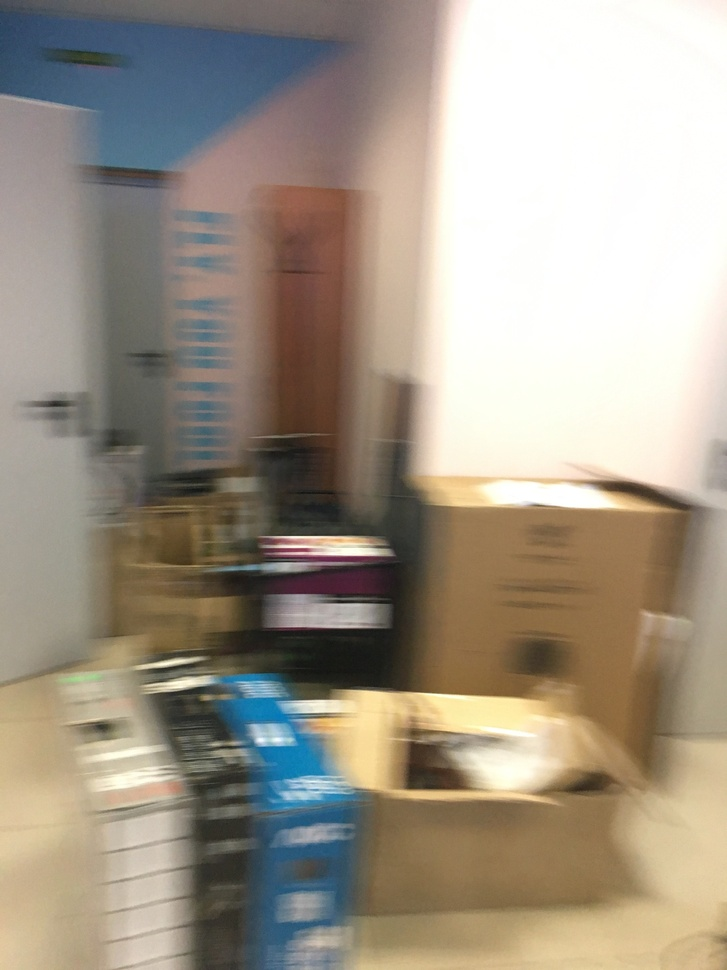
#> input picture data/toy_dataset/0_IPHONE-SE_M.JPG, 727 x 970 px, shrunk from 1536 x 2048 before the run
$ python -i utils.py   (imports and definitions only)   (older library calls are emulated)
#> lines starting #> are read from the running program, lines starting #| are printed output that depends on the picture
import cv2
import numpy as np

def compute_gradient(source, type='x', ddepth = cv2.CV_64F):
    if(type == 'x'):
        a = cv2.Sobel(source,ddepth,dx=1,dy=0)
    if(type == 'xx'):
        a = cv2.Sobel(source,ddepth,dx=2,dy=0)
    if(type == 'y'):
        a = cv2.Sobel(source,ddepth,dx=0,dy=1)
    if(type == 'yy'):
        a = cv2.Sobel(source,ddepth,dx=0,dy=2)
    if(type == 'xy'):
        a = cv2.Sobel(source,ddepth,dx=1,dy=1)

    return a

def Phi_func(x, threshold, k = 2.7, a = 6.1e-4, b = 5):
    return np.where(np.abs(x) <= threshold, -k*np.abs(x), -b-a*x**2)

def toeplitz_matrix(input, kernel_size):
    height, width = input.shape
    p = int((kernel_size - 1) / 2)
    result = np.zeros(( height*width, kernel_size**2))
    input_c = np.pad(input[:, :], ((p,p),(p,p)), 'constant', constant_values=0)
    for i in range(height):
        for j in range(width):
            local_mat = input_c[i:i+kernel_size, j:j+kernel_size]
            local_mat = local_mat.flatten()
            result[i*width + j,:] = local_mat

    return result # (3, height, width) 느낌으로 출력

>>> import cv2
>>> picture = cv2.imread('data/toy_dataset/0_IPHONE-SE_M.JPG')
#> picture is the input picture: shape (970, 727, 3); mean B, G, R 136.4, 151, 160.8
>>> result = compute_gradient(picture)
#> in compute_gradient, `a = cv2.Sobel(source,ddepth,dx=1,dy=0)`:
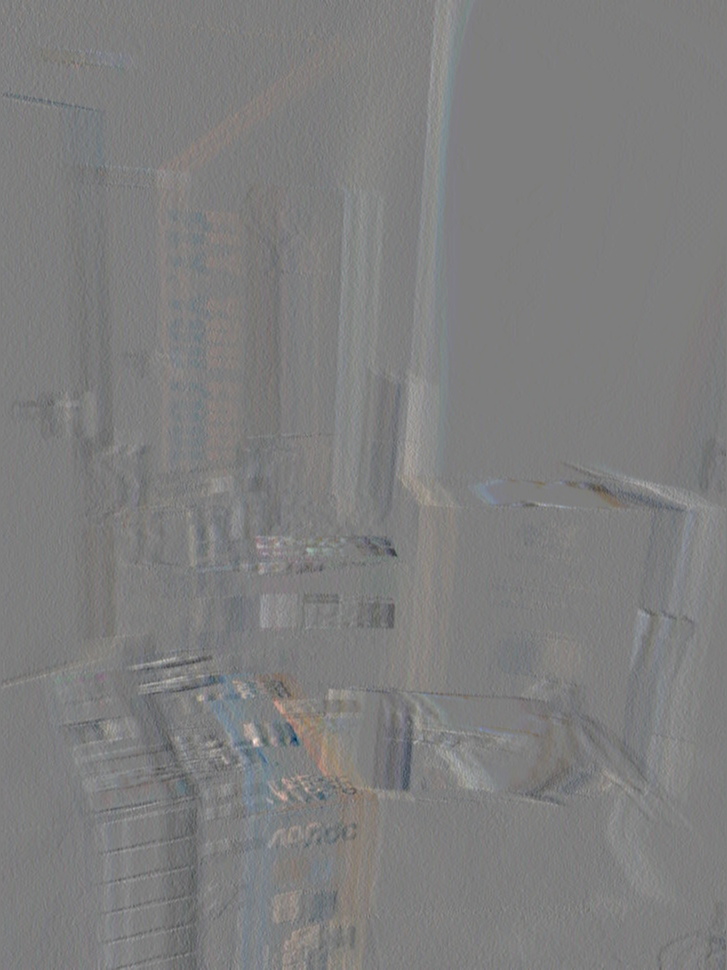
#> a: shape (970, 727, 3) float64; mean B, G, R 0.5, 0.5, 0.5; drawn with min black and max white

$ run again, on data/toy_dataset/31_IPHONE-SE_M.jpg
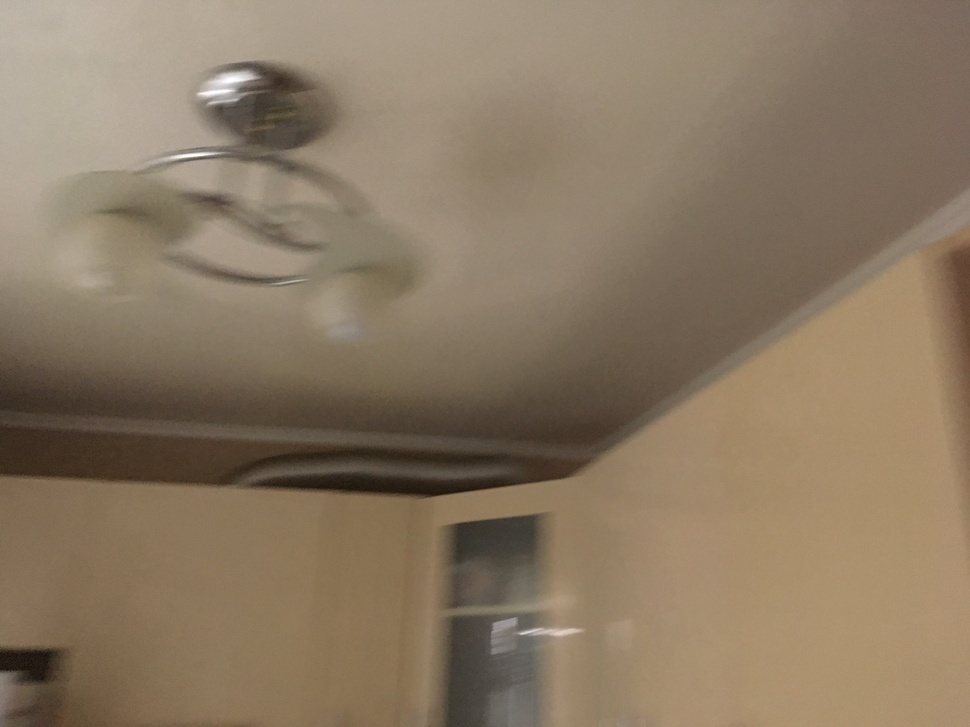
#> input picture data/toy_dataset/31_IPHONE-SE_M.jpg, 970 x 727 px, shrunk from 2048 x 1536 before the run
#> picture is the input picture: shape (727, 970, 3); mean B, G, R 98.6, 120.6, 138.4
#> in compute_gradient, `a = cv2.Sobel(source,ddepth,dx=1,dy=0)`:
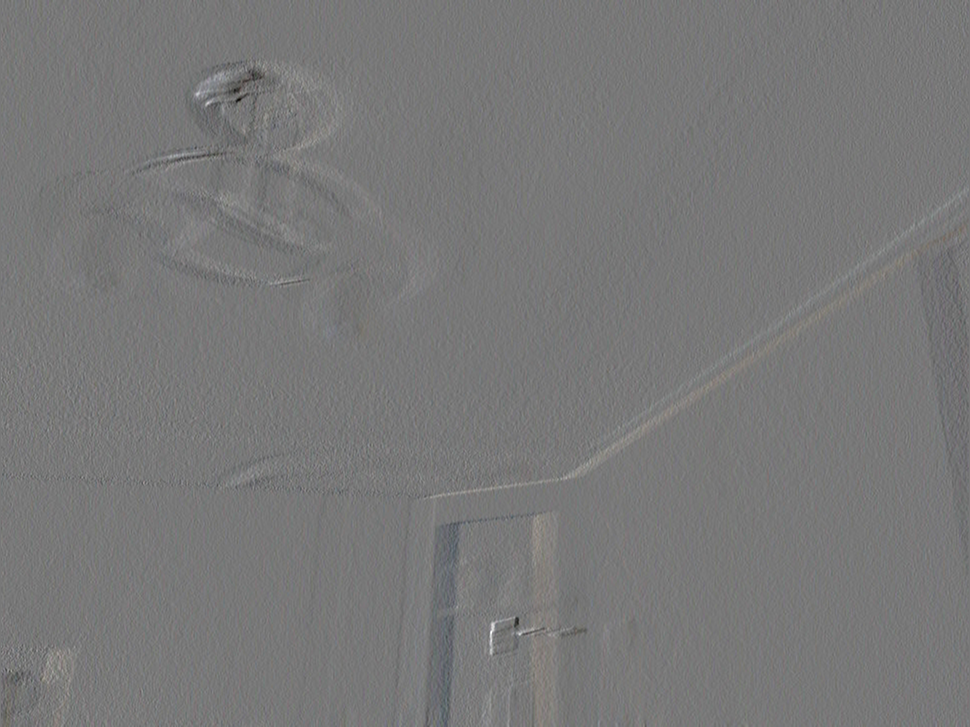
#> a: shape (727, 970, 3) float64; mean B, G, R -0.1, -0.1, 0; drawn with min black and max white

$ run again, on data/toy_dataset/51_IPHONE-SE_M.jpg
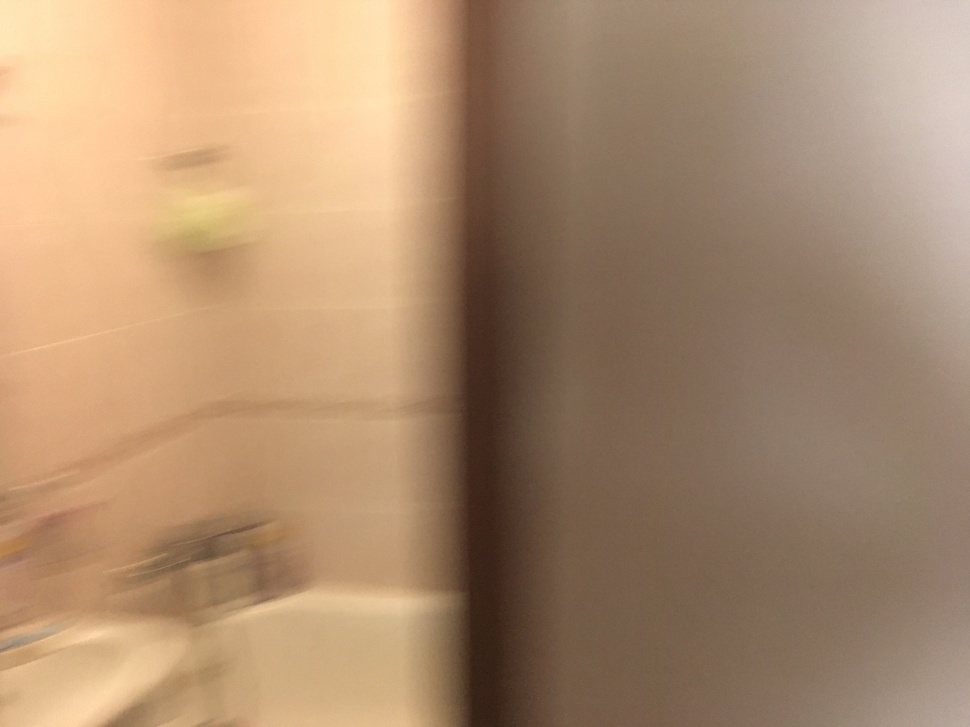
#> input picture data/toy_dataset/51_IPHONE-SE_M.jpg, 970 x 727 px, shrunk from 2048 x 1536 before the run
#> picture is the input picture: shape (727, 970, 3); mean B, G, R 110.7, 140.4, 171.9
#> in compute_gradient, `a = cv2.Sobel(source,ddepth,dx=1,dy=0)`:
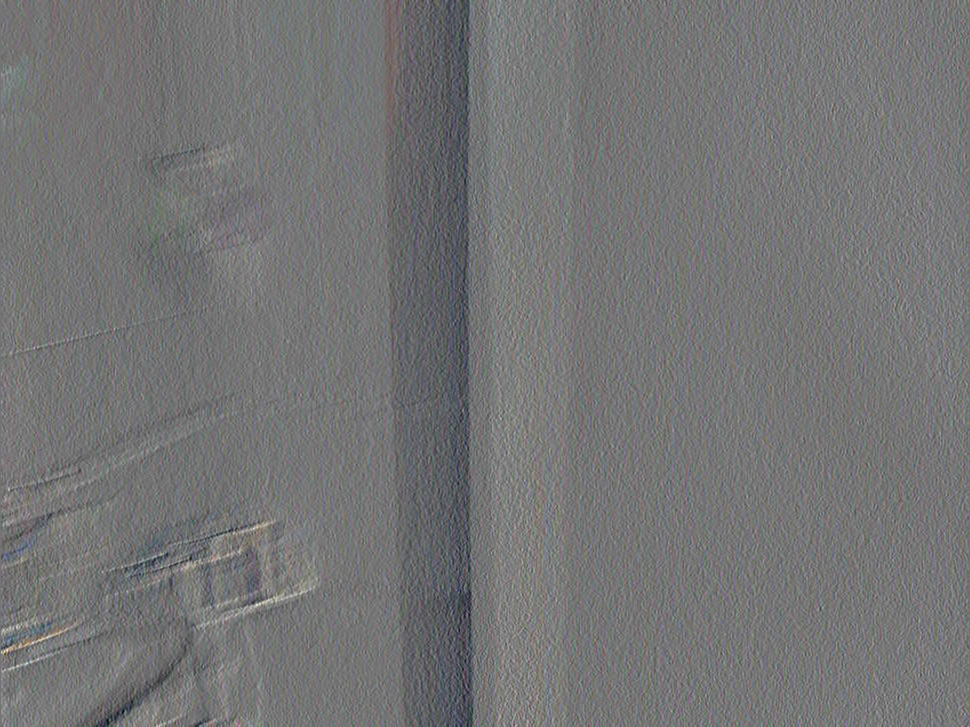
#> a: shape (727, 970, 3) float64; mean B, G, R 0.1, -0.1, -0.3; drawn with min black and max white

$ run again, on data/toy_dataset/57_IPHONE-SE_M.jpg
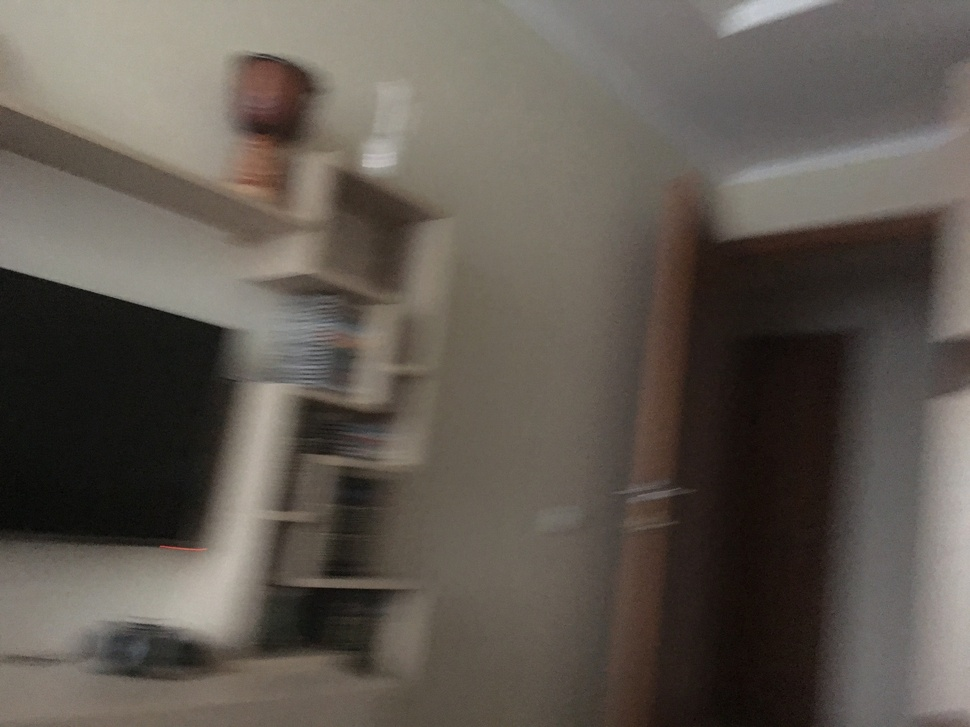
#> input picture data/toy_dataset/57_IPHONE-SE_M.jpg, 970 x 727 px, shrunk from 2048 x 1536 before the run
#> picture is the input picture: shape (727, 970, 3); mean B, G, R 81.8, 89.4, 96.4
#> in compute_gradient, `a = cv2.Sobel(source,ddepth,dx=1,dy=0)`:
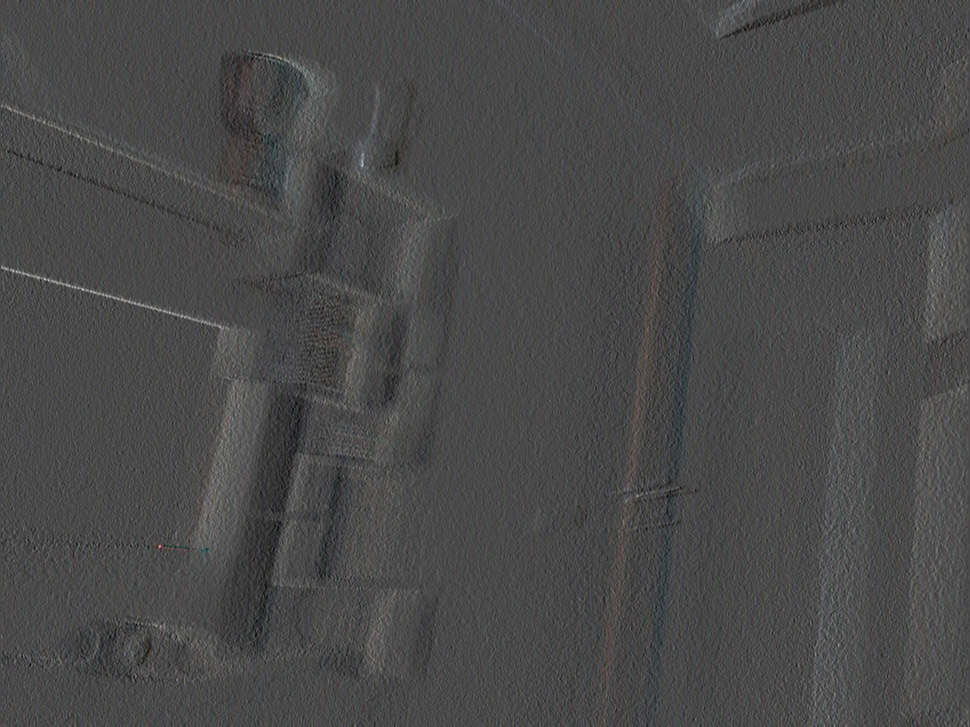
#> a: shape (727, 970, 3) float64; mean B, G, R 0.5, 0.5, 0.5; drawn with min black and max white
